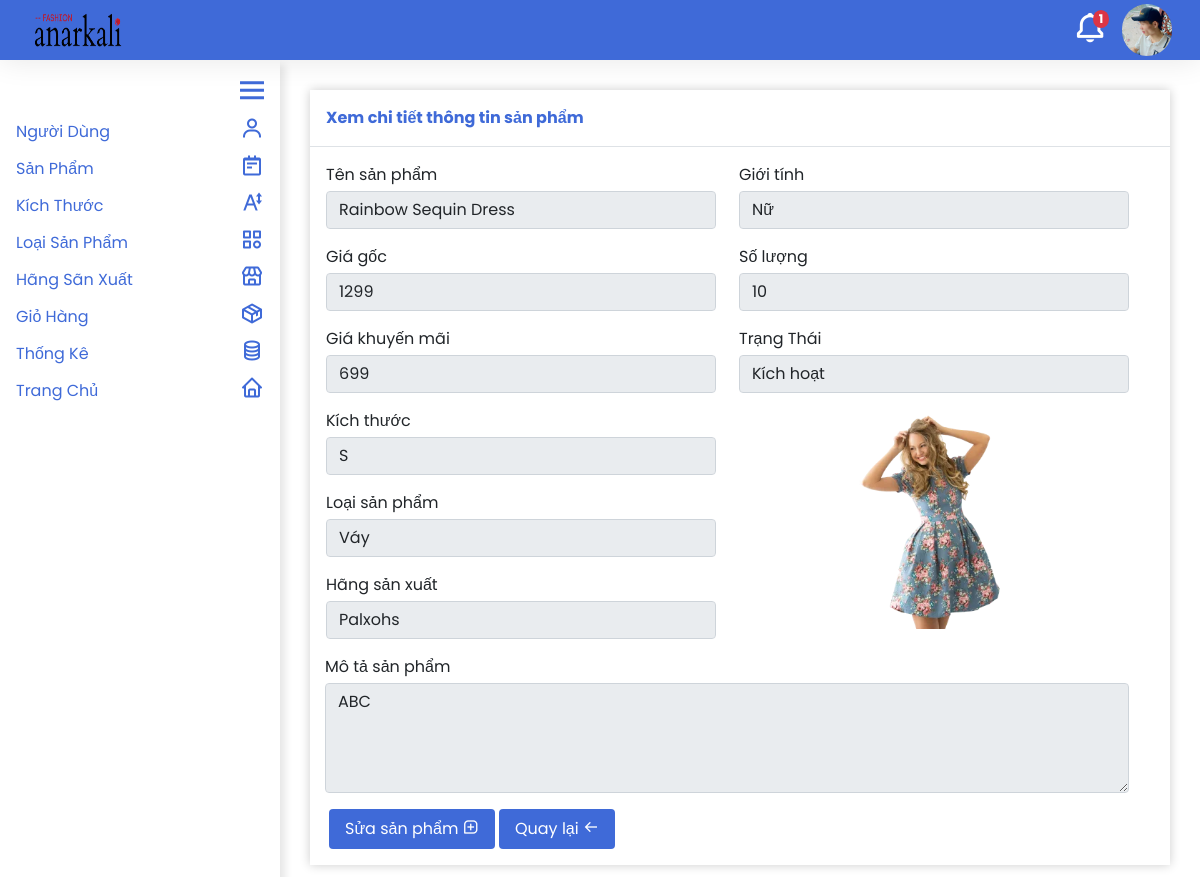
The page /quan_tri/san_pham/xem_chi_tiet.php?sanphamid=10&kichthuocid=1 (signed in) on the database its author committed.
### tables this page shows
CREATE TABLE `nguoidung` (
  `TaiKhoan` varchar(64) NOT NULL,
  `MatKhau` varchar(64) NOT NULL,
  `Email` varchar(64) NOT NULL,
  `HinhAnh` varchar(68) NOT NULL,
  `Quyen` int(1) NOT NULL,
  `TrangThai` int(1) NOT NULL
);

CREATE TABLE `sanpham` (
  `MaSanPham` int(64) NOT NULL,
  `TenSanPham` varchar(64) NOT NULL,
  `HinhAnh` varchar(69) NOT NULL,
  `GiaGoc` int(64) NOT NULL,
  `GiaKhuyenMai` int(64) NOT NULL,
  `MoTa` varchar(2000) NOT NULL,
  `GioiTinh` varchar(3) NOT NULL,
  `MaKichThuoc` int(64) NOT NULL,
  `MaLoaiSanPham` int(64) NOT NULL,
  `MaHangSanXuat` int(64) NOT NULL,
  `TrangThai` int(1) NOT NULL
);

CREATE TABLE `kichthuoc` (
  `MaKichThuoc` int(64) NOT NULL,
  `KichThuoc` varchar(64) NOT NULL
);

CREATE TABLE `loaisanpham` (
  `MaLoaiSanPham` int(64) NOT NULL,
  `TenLoaiSanPham` varchar(64) NOT NULL,
  `HinhAnh` varchar(68) NOT NULL,
  `TrangThai` int(1) NOT NULL
);

CREATE TABLE `hangsanxuat` (
  `MaHangSanXuat` int(64) NOT NULL,
  `TenHangSanXuat` varchar(64) NOT NULL,
  `HinhAnh` varchar(68) NOT NULL,
  `TrangThai` int(1) NOT NULL
);

CREATE TABLE `sanphamkichthuoc` (
  `MaKichThuoc` int(64) NOT NULL,
  `MaSanPham` int(64) NOT NULL,
  `SoLuong` int(64) NOT NULL,
  `BanDuoc` int(64) NOT NULL
);

### quan_tri/module/database.php (called while the page is built, shortened)
<?php
  function execute_query($sql, $params=NULL) {
    $server = 'localhost';
    $username = 'root';
    $password = '';
    $dbname = 'shopthoitrang';
    $conn = new PDO("mysql:host={$server};dbname={$dbname}", $username, $password);
    $stmt = $conn->prepare($sql);
    if (isset($params))
      foreach ($params as $key => $value)
        $stmt->bindValue($key,$value,PDO::PARAM_STR);
    $stmt->execute();
    return $stmt->fetchAll();
  }
?>

### quan_tri/san_pham/xem_chi_tiet.php (the view, shortened to what this page needs)
<?php
  include_once '../module/database.php';
  $masanpham = $_GET['sanphamid'];
  $makichthuoc = $_GET['kichthuocid'];
  $params = array('MaSanPham' => $masanpham, 'MaKichThuoc'=>$makichthuoc);
  $data = execute_query("SELECT * FROM sanpham WHERE MaSanPham=:MaSanPham AND MaKichThuoc=:MaKichThuoc", $params);
  if(count($data) == 0){
    alert('Sản phẩm không tồn tại !');
    location('quan_ly_san_pham.php');
    return;
  }else{
    $sanpham = $data[0];
    $kichthuocs = execute_query("SELECT * FROM kichthuoc ORDER BY MaKichThuoc");
    $loaisanphams = execute_query("SELECT * FROM loaisanpham ORDER BY MaLoaiSanPham");
    $hangsanxuats = execute_query("SELECT * FROM hangsanxuat ORDER BY MaHangSanXuat");
    $soluong =  execute_query("SELECT * FROM sanphamkichthuoc WHERE MaSanPham=:MaSanPham AND MaKichThuoc=:MaKichThuoc ORDER BY MaKichThuoc,MaSanPham", $params)[0];
  }
?>
<!DOCTYPE html>
<html lang="en">
<head>
  <?php
    include '../module/head.php';
  ?>
</head>
<body>
  <?php
    include '../module/header.php';
    include '../module/sidebar.php';
  ?>
  <form class='body' action='sua_san_pham.php' method='get' enctype='multipart/form-data'>
    <div class='form'>
      <div class='title p-3 mb-3 border-bottom fw-bold'>Xem chi tiết thông tin sản phẩm</div>
      <div class="input-group px-3 row">
        <div class='col-md-6'>
          <div class='pb-3'>
            <div class='mb-1'>Tên sản phẩm</div>
            <input type="text" name='TenSanPham' class="form-control" id="TenSanPham" readonly required="true" value='<?php echo $sanpham['TenSanPham']; ?>'>
          </div>
          <div class='pb-3'>
            <div class='mb-1'>Giá gốc</div>
            <input type="number" name='GiaGoc' class="form-control" id="GiaGoc" readonly required="true" value='<?php echo $sanpham['GiaGoc']; ?>'>
          </div>
          <div class='pb-3'>
            <div class='mb-1'>Giá khuyến mãi</div>
            <input type="number" name='GiaKhuyenMai' class="form-control" id="GiaKhuyenMai" readonly required="true" value='<?php echo $sanpham['GiaKhuyenMai']; ?>'>
          </div>
          <div class='pb-3'>
            <div class='mb-1'>Kích thước</div>
              <?php
                foreach($kichthuocs as $kichthuoc) {
                  if($kichthuoc[0] == $sanpham['MaKichThuoc'])
                    echo "<input type='text' name='KichThuoc' class='form-control' id='KichThuoc' readonly required='true' value='{$kichthuoc['KichThuoc']}'>";
                }
              ?>
          </div>
          <div class='pb-3'>
            <div class='mb-1'>Loại sản phẩm</div>
              <?php
                foreach($loaisanphams as $loaisanpham) {
                  if($loaisanpham[0] == $sanpham['MaLoaiSanPham'])
                    echo "<input type='text' name='TenLoaiSanPham' class='form-control' id='TenLoaiSanPham' readonly required='true' value='{$loaisanpham['TenLoaiSanPham']}'>";
                }
              ?>
          </div>
          <div class='pb-3'>
            <div class='mb-1'>Hãng sản xuất</div>
              <?php
                foreach($hangsanxuats as $hangsanxuat) {
                  if($hangsanxuat[0] == $sanpham['MaHangSanXuat'])
                    echo "<input type='text' name='TenHangSanXuat' class='form-control' id='TenHangSanXuat' readonly required='true' value='{$hangsanxuat['TenHangSanXuat']}'>";
                }
              ?>
          </div>
        </div>
        <div class='col-md-6'>
          <div class='pb-3'>
            <div class='mb-1'>Giới tính</div>
              <?php
                if($sanpham['GioiTinh'] === 'Nam'){
                  echo "<input type='text' name='GioiTinh' class='form-control' id='GioiTinh' readonly required='true' value='Nam'>";
                }
                else
                  echo "<input type='text' name='GioiTinh' class='form-control' id='GioiTinh' readonly required='true' value='Nữ'>";
              ?>
          </div>
          <div class='pb-3'>
            <div class='mb-1'>Số lượng</div>
            <input type="number" name='SoLuong' class="form-control" id="SoLuong" readonly required="true" value="<?php echo $soluong['SoLuong']; ?>">
          </div>
          <div class='pb-3'>
            <div class='mb-1'>Trạng Thái</div>
              <?php
                if($sanpham['TrangThai'] == 1){
                  echo "<input type='text' name='TrangThai' class='form-control' id='TrangThai' readonly required='true' value='Kích hoạt'>";
                }
                else
                  echo "<input type='text' name='TrangThai' class='form-control' id='TrangThai' readonly required='true' value='Khóa'>";
              ?>
          </div>
          <div class='d-flex justify-content-center align-items-center'>
            <img class='img_edit' src='../../data/san_pham/<?php echo $sanpham['HinhAnh'];?>'>
          </div>
        </div>
        <div class='col-md-12 pb-3'>
          <div class='mb-1'>Mô tả sản phẩm</div>
          <textarea type="text" name='MoTa' rows="4" class="form-control" id="MoTa" readonly required="true"><?php echo $sanpham['MoTa']; ?></textarea>
        </div>
        <div class='action_container ps-3 pb-3'>
          <?php
            echo "<button class='button_edit text-white py-2 px-3 rounded' type='button'><a class='text-decoration-none text-white' href='sua_san_pham.php?sanphamid={$sanpham['MaSanPham']}&kichthuocid={$sanpham['MaKichThuoc']}'>Sửa sản phẩm <i class='bx bx-message-square-add'></i></a></button>"
          ?>
          <button class='button_edit text-white py-2 px-3 rounded' type='button'><a class='text-decoration-none text-white' href='quan_ly_san_pham.php'>Quay lại <i class='bx bx-arrow-back'></i></a></button>
        </div>
      </div>
      </div>
  </form>
</body>
</html>

### quan_tri/module/header.php
<div id='header' class='d-flex justify-content-between align-items-center container-fluid'>
  <img class='ms-3' id='logo' src="../../img/logo2.avif">
  <div class='d-flex align-items-center me-3'>
    <a class='bell_container position-relative' href='../gio_hang/quan_ly_gio_hang.php'>
      <?php
        $gio_hang = execute_query("SELECT COUNT(*) FROM giohang WHERE trangthai=0")[0][0];
        if($gio_hang > 0)
          echo "<div class='position-absolute text-decoration-none bg-danger fw-bold text-white notification_number'>{$gio_hang}</div>";
      ?>
      <i style='transform: scale(2.2);' class='bx bx-bell notification_icon text-white me-4'></i>
    </a>
    <?php
      $hinh_anh = execute_query('SELECT HinhAnh FROM nguoidung WHERE TaiKhoan=:tai_khoan', array('tai_khoan' => $_SESSION['TenTaiKhoan']))[0][0];
    ?>
    <img class='user_img' id='profile_image' src="../../data/nguoi_dung/<?php echo $hinh_anh; ?>">
  </div>
</div>

### quan_tri/style/style.css (style rules this page uses)
* { margin: 0; padding: 0; box-sizing: border-box; font-family: 'Poppins', sans-serif; }
#header { height: 60px; box-shadow: 0 0 30px rgba(0, 0, 0, 0.1); background-color: #3f6ad8; position: fixed; top: 0; left: 0; right: 0; z-index: 1000; }
#header #logo { width: 100px; height: 50px; cursor: pointer; }
#header .user_img { object-fit: cover; width: 50px; border-radius: 50px; cursor: pointer; }
#header .notification_icon { cursor: pointer; }
#header .bell_container .notification_number { z-index: 1000; left: 27%; top: -8px; font-size: 12px; padding: 0 6px; border-radius: 50%; }
.sidebar a, .body .form .title, .primary_color, .body .table_container .title { color: #3f6ad8; }
.body { margin-left: 310px; margin-top: 90px; margin-right: 30px; margin-bottom: 1000px; transition: 0.5s; }
.body .form { box-shadow: 0 0 10px rgba(0, 0, 0, 0.2); }
.button_add, .button_edit, .button_reset { background-color: #3f6ad8; border: none; transition: 0.25s; }
.body .img_edit { width: 220px; height: 220px; object-fit: cover; }

### rows shown on the page
nguoidung: HinhAnh (picture)
sanpham: TenSanPham "Rainbow Sequin Dress", GiaGoc "1299", GiaKhuyenMai "699", HinhAnh (picture), MoTa "ABC"
kichthuoc: KichThuoc "S"
loaisanpham: TenLoaiSanPham "Váy"
hangsanxuat: TenHangSanXuat "Palxohs"
sanphamkichthuoc: SoLuong "10"

### other values the page prints
$gio_hang "1"
